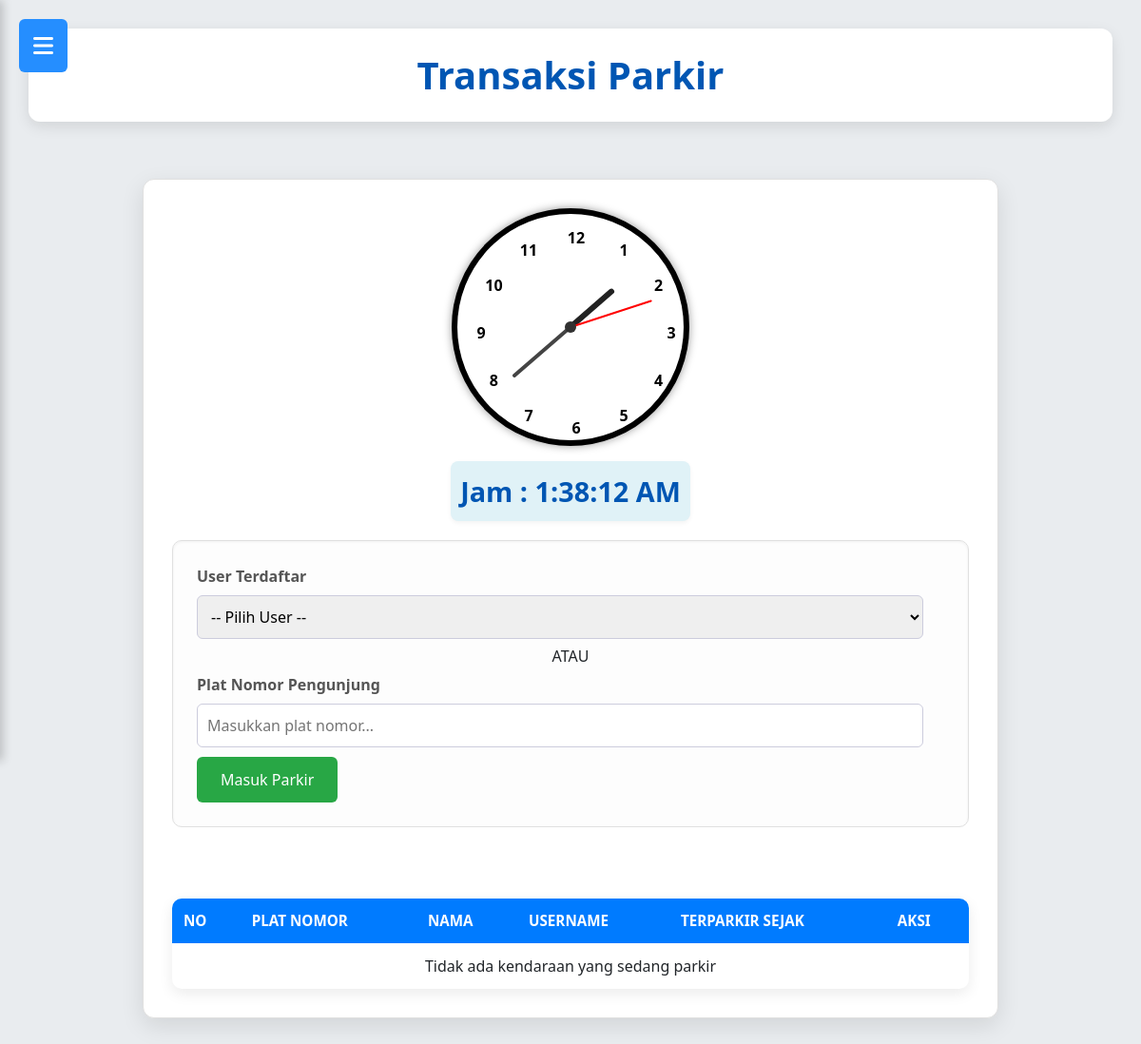
/transaksi_parkir.php (signed in), run on an earlier commit of the app's database.
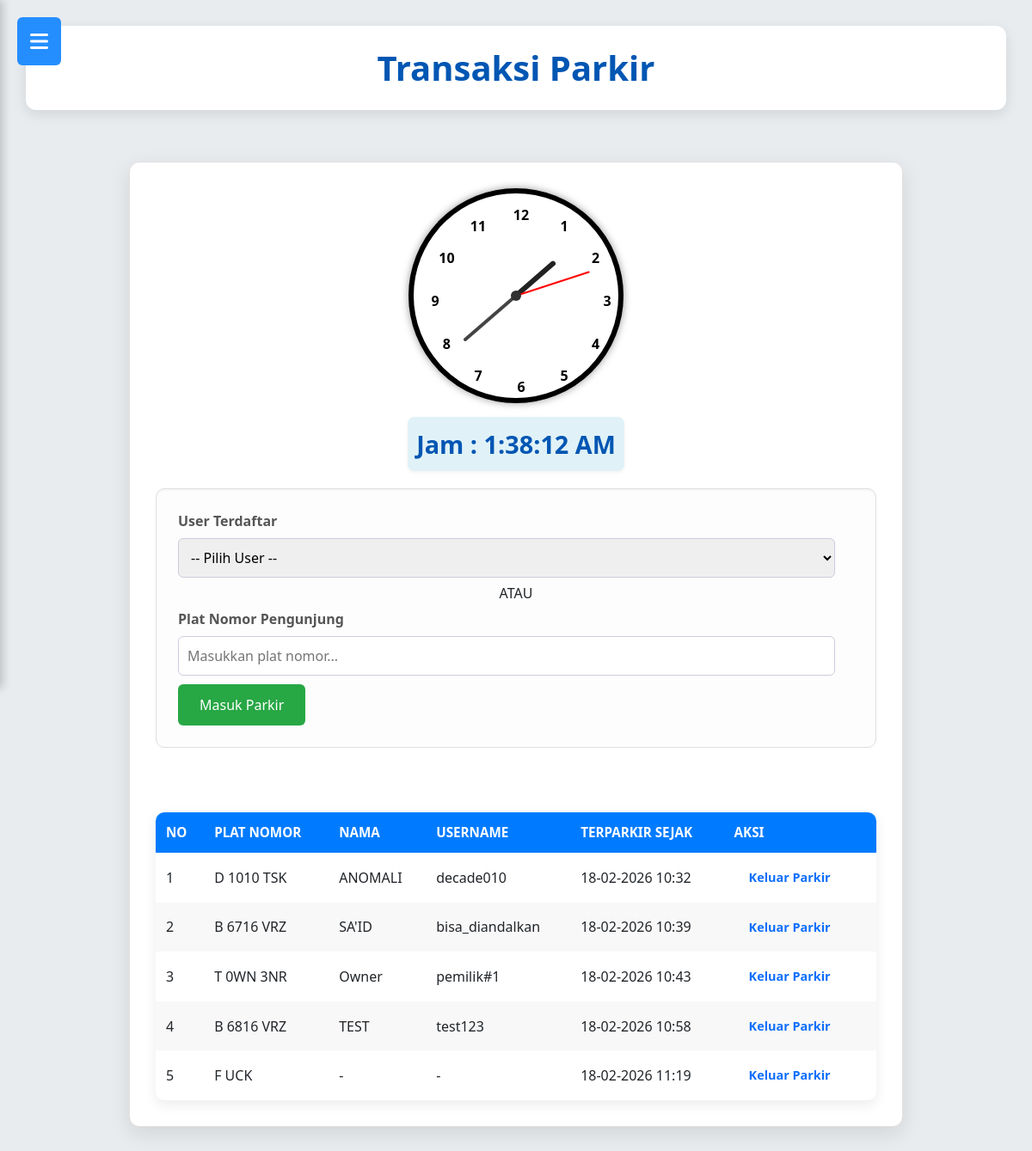
And on a later commit of the database.
### tables this page shows
CREATE TABLE `tb_transaksi` (
  `id_parkir` int(11) NOT NULL,
  `id_kendaraan` int(11) DEFAULT NULL,
  `plat_nomor` varchar(20) DEFAULT NULL,
  `plat_nomor_tamu` varchar(15) DEFAULT NULL,
  `waktu_masuk` datetime NOT NULL,
  `waktu_keluar` datetime DEFAULT NULL,
  `id_tarif` int(11) DEFAULT NULL,
  `durasi_jam` int(5) NOT NULL,
  `biaya_total` decimal(10,0) NOT NULL,
  `status` enum('masuk','keluar') NOT NULL,
  `id_user` int(11) DEFAULT NULL,
  `id_area` int(11) DEFAULT NULL,
  `jenis_transaksi` enum('user','tamu') NOT NULL DEFAULT 'user'
);

CREATE TABLE `tb_user` (
  `id_user` int(11) NOT NULL,
  `nama_lengkap` varchar(50) NOT NULL,
  `username` varchar(50) NOT NULL,
  `password` varchar(100) NOT NULL,
  `role` enum('admin','petugas','owner') NOT NULL,
  `status_aktif` tinyint(1) NOT NULL
);

### transaksi_parkir.php (the view, shortened to what this page needs)
<?php
include 'koneksi_parkir.php';
$plat     = strtoupper(trim($_POST['plat_nomor'] ?? ''));
$data_parkir = $conn->query("
    SELECT
        t.id_parkir,
        t.waktu_masuk,
        COALESCE(k.plat_nomor, t.plat_nomor) AS plat_nomor,
        u.nama_lengkap,
        u.username
    FROM tb_transaksi t
    LEFT JOIN tb_kendaraan k ON t.id_kendaraan = k.id_kendaraan
    LEFT JOIN tb_user u ON t.id_user = u.id_user
    WHERE t.status = 'masuk'
    ORDER BY t.waktu_masuk ASC
");
?>
<!DOCTYPE html>
<html lang="id">
<head>
    <link rel="stylesheet" href="desain_parkir.css">
    <link href="https://cdn.jsdelivr.net/npm/bootstrap@5.3.0/dist/css/bootstrap.min.css" rel="stylesheet">
    <link href="https://cdnjs.cloudflare.com/ajax/libs/font-awesome/6.4.2/css/all.min.css" rel="stylesheet">
    <link href="https://cdnjs.cloudflare.com/ajax/libs/font-awesome/6.4.0/css/all.min.css" rel="stylesheet">
    <link rel="stylesheet" href="https://cdnjs.cloudflare.com/ajax/libs/font-awesome/6.0.0-beta3/css/all.min.css">
    <link rel="stylesheet" href="https://cdnjs.cloudflare.com/ajax/libs/font-awesome/6.4.0/css/all.min.css">
    <link rel="stylesheet" href="https://cdn.datatables.net/1.13.4/css/jquery.dataTables.min.css">
</head>
<body>
<div class="wrapper">
    <?php include 'sidebar_parkiran.php'; ?>
    <main class="main-content">
    <header class="main-header">
        <h2>Transaksi Parkir</h2>
    </header>
    <div class="content-body">
     <div class="clock-container">
        <div class="analog-clock-wrapper">
            <div class="analog-clock" id="clock">
                <div class="hand hour" id="hourHand"></div>
                <div class="hand minute" id="minuteHand"></div>
                <div class="hand second" id="secondHand"></div>
                <div class="center-dot"></div>
     <div class="clock-number" data-number="1">1</div>
     <div class="clock-number" data-number="2">2</div>
     <div class="clock-number" data-number="3">3</div>
     <div class="clock-number" data-number="4">4</div>
     <div class="clock-number" data-number="5">5</div>
     <div class="clock-number" data-number="6">6</div>
     <div class="clock-number" data-number="7">7</div>
     <div class="clock-number" data-number="8">8</div>
     <div class="clock-number" data-number="9">9</div>
     <div class="clock-number" data-number="10">10</div>
     <div class="clock-number" data-number="11">11</div>
     <div class="clock-number" data-number="12">12</div>
    </div>
</div>
<div class="current-time-display">Jam : <span id="current-time"></span>
</div>
</div>
<form method="POST" class="form-transaksi" style="margin-bottom:20px;">
    <label>User Terdaftar</label>
    <select name="username">
        <option value="">-- Pilih User --</option>
    </select>
    <div style="text-align:center; margin:6px 0;">ATAU</div>
    <label>Plat Nomor Pengunjung</label>
    <input
        type="text"
        name="plat_nomor"
        placeholder="Masukkan plat nomor..."
        value="<?= htmlspecialchars($plat ?? '') ?>"
    >
    <button type="submit">Masuk Parkir</button>
</form>
<div class="empty-space"></div>
<table>
    <thead>
        <tr>
            <th>No</th>
            <th>Plat Nomor</th>
            <th>Nama</th>
            <th>Username</th>
            <th>Terparkir Sejak</th>
            <th>Aksi</th>
        </tr>
    </thead>
    <tbody>
    <?php $no = 1; ?>
    <?php if ($data_parkir && $data_parkir->num_rows > 0): ?>
        <?php while ($row = $data_parkir->fetch_assoc()): ?>
        <tr>
            <td><?= $no++ ?></td>
            <td><?= htmlspecialchars($row['plat_nomor'] ?? '-') ?></td>
            <td><?= htmlspecialchars($row['nama_lengkap'] ?? '-') ?></td>
            <td><?= htmlspecialchars($row['username'] ?? '-') ?></td>
            <td><?= date('d-m-Y H:i', strtotime($row['waktu_masuk'])) ?></td>
            <td>
                <a class="action-link"
                   href="?keluar=<?= $row['id_parkir'] ?>">
                   Keluar Parkir
                </a>
            </td>
        </tr>
        <?php endwhile; ?>
    <?php else: ?>
        <tr>
            <td colspan="6" style="text-align:center;">
                Tidak ada kendaraan yang sedang parkir
            </td>
        </tr>
    <?php endif; ?>
    </tbody>
</table>
    </div>
    </main>
</div>
</body>
</html>

### sidebar_parkiran.php (shortened to what this page needs)
<button class="sidebar-toggle" id="sidebarToggle">
    <i class="fas fa-bars"></i>
</button>

### desain_parkir.css (style rules this page uses)
body { font-family: 'Segoe UI', Tahoma, Geneva, Verdana, sans-serif; margin: 0; background-color: #e9ecef; color: #343a40; line-height: 1.6; display: flex; min-height: 100vh; }
.wrapper { display: flex; width: 100%; }
.empty-space { margin-bottom: 20px; margin-left: 10px; padding: 15px; }
:root { --sidebar-width: 250px; }
.sidebar-toggle { display: block; position: fixed; top: 20px; left: 20px; background: #258eff; color: white; border: none; padding: 10px 15px; font-size: 24px; border-radius: 6px; cursor: pointer; z-index: 1001; }
.main-content { flex-grow: 1; padding: 30px; background-color: #e9ecef; overflow-x: hidden; transition: margin-left 0.3s ease; margin-left: 0 !important; }
.main-header { background-color: #ffffff; padding: 25px 35px; border-radius: 12px; box-shadow: 0 5px 15px rgba(0,0,0,0.1); margin-bottom: 35px; text-align: center; }
.current-time-display { font-size:1.8em; font-weight:bold; color:#0056b3; text-align:center; margin-bottom:20px; padding:10px; background-color:#e0f2f7; border-radius:8px; box-shadow:0 2px 5px rgba(0,0,0,0.05) }
.clock-container { display: flex; flex-direction: column; align-items: center; gap: 1rem; }
.analog-clock-wrapper { width: 250px; height: 250px; position: relative; background-color: white; border-radius: 50%; border: 6px solid #000; box-shadow: 0 0 10px rgba(0, 0, 0, 0.4); }
.analog-clock { width: 100%; height: 100%; position: relative; }
.center-dot { width: 12px; height: 12px; background-color: #313131; border-radius: 50%; position: absolute; top: 50%; left: 50%; transform: translate(-50%, -50%); z-index: 10; }
.hand { position: absolute; bottom: 50%; left: 50%; transform-origin: bottom center; transform: translateX(-50%) rotate(0deg); background-color: #000; border-radius: 4px; z-index: 5; }
.hand.hour { width: 6px; height: 60px; background-color: #222; }
.hand.minute { width: 4px; height: 80px; background-color: #444; }
.hand.second { width: 2px; height: 90px; background-color: red; }
.clock-number { position: absolute; width: 30px; height: 30px; text-align: center; line-height: 30px; transform: translate(-50%, -50%); font-weight: bold; color: #000; font-size: 16px; }
.main-header h2 { margin: 0; color: #0056b3; font-size: 2.5em; font-weight: 700; }
:root { --masuk-color: #28a745; --keluar-color: #ff6600; --terparkir-color: #ffc107; }
.content-body { max-width: 900px; margin: 0 auto; margin-top: 60px; background-color: #ffffff; border: 1px solid #e0e0e0; padding: 30px; border-radius: 12px; box-shadow: 0 8px 25px rgba(0, 0, 0, 0.1); }
h2, h3 { color: #0056b3; text-align: center; margin-bottom: 20px; }
form { margin-bottom: 25px; padding: 25px; border: 1px solid #e0e0e0; border-radius: 10px; background-color: #fdfdfd; box-shadow: inset 0 1px 3px rgba(0, 0, 0, 0.05); }
label { display: block; margin-bottom: 8px; font-weight: 600; color: #555; }
input[type="text"], input[type="number"], input[type="password"], input[type="date"], textarea, select, input[type="time"] { width: calc(100% - 22px); padding: 10px; margin-bottom: 10px; border: 1px solid #ccd; border-radius: 6px; font-size: 1em; box-sizing: border-box; transition: border-color 0.3s ease, box-shadow 0.3s ease; }
button { background-color: #28a745; color: white; padding: 12px 25px ; border: none; border-radius: 6px !important; cursor: pointer; font-size: 1.1em; font-weight: 500; transition: background-color 0.3s ease, transform 0.2s ease, box-shadow 0.3s ease; margin-right: 10px; }
table { width: 100%; border-collapse: collapse; margin-top: 25px; box-shadow: 0 5px 15px rgba(0, 0, 0, 0.08); border-radius: 10px; overflow: hidden; background-color: #ffffff; }
th, td { border: 1px solid #e0e0e0; padding: 12px; text-align: left; }
th { background-color: #007bff; color: white; font-weight: bold; text-transform: uppercase; font-size: 0.95em; }
tr:nth-child(even) { background-color: #f8f8f8; }
.action-link { display: inline-block; padding: 6px 12px; margin: 0 5px; border-radius: 5px; text-decoration: none; font-size: 0.9em; font-weight: 600; transition: background-color 0.2s ease, transform 0.1s ease; }

What changed in the data, as far as the page shows it:
added tb_transaksi: plat_nomor "D 1010 TSK", id_user.nama_lengkap "ANOMALI", id_user.username "decade010", waktu_masuk "18-02-2026 10:32"
added tb_transaksi: plat_nomor "B 6716 VRZ", id_user.nama_lengkap "SA'ID", id_user.username "bisa_diandalkan", waktu_masuk "18-02-2026 10:39"
added tb_transaksi: plat_nomor "T 0WN 3NR", id_user.nama_lengkap "Owner", id_user.username "pemilik#1", waktu_masuk "18-02-2026 10:43"
added tb_transaksi: plat_nomor "B 6816 VRZ", id_user.nama_lengkap "TEST", id_user.username "test123", waktu_masuk "18-02-2026 10:58"
added tb_transaksi: plat_nomor "F UCK", nama_lengkap "-", username "-", waktu_masuk "18-02-2026 11:19"
Also different on the page:
text no longer shown: "Tidak ada kendaraan yang sedang parkir"
